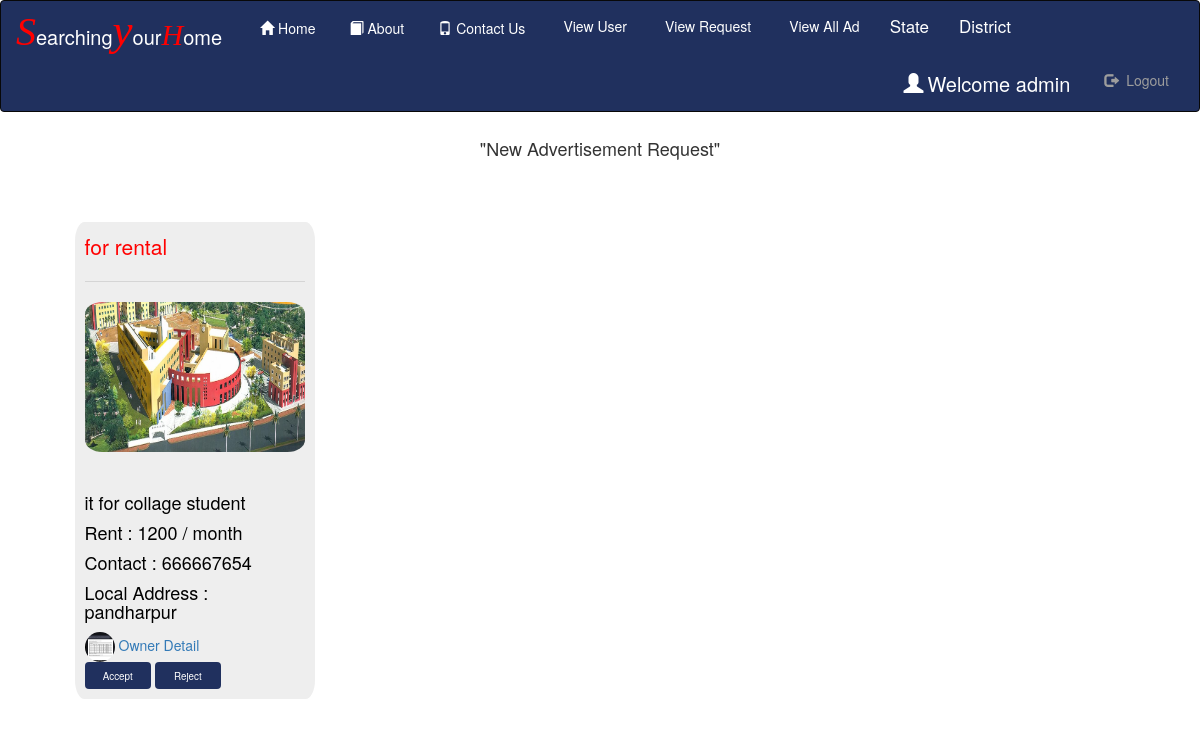
/request (signed in), run on the app's committed database.
### Room/models.py (models this page shows, shortened)
class Owner_Detail(models.Model):
    status = models.ForeignKey(Status,on_delete=models.CASCADE,null=True)
    register=models.ForeignKey(Register,on_delete=models.CASCADE,null=True)
    state=models.ForeignKey(State,on_delete=models.CASCADE,null=True)
    dist=models.ForeignKey(District,on_delete=models.CASCADE,null=True)
    local_add = models.CharField(max_length=100,null=True)
    title=models.CharField(max_length=100,null=True)
    desc=models.CharField(max_length=100,null=True)
    rent=models.IntegerField(null=True)
    img=models.FileField(null=True)

class Register(models.Model):
    user=models.ForeignKey(User,on_delete=models.CASCADE,null=True)
    gen=models.CharField(max_length=30,null=True)
    add=models.CharField(max_length=100,null=True)
    mobile=models.CharField(max_length=10,null=True)
    image=models.FileField(null=True)
    birth=models.DateField(null=True)

### Room/views.py (the view)
# urls.py: path('request', View_Request,name='request'),
def View_Request(request):
    if not request.user.is_staff:
        return redirect('home')
    error=True
    own=Owner_Detail.objects.all()
    d={'data':own}
    return render(request,"request.html",d)

### Room/templates/request.html (shortened to what this page needs)
{% extends 'navigation.html' %}
{% block body %}
<p align="center" style="margin-top:2%;font-size:18px">"New Advertisement Request" </p>
    <div class="row" style="margin:5%">
        {% for i in data %}
        {% if i.status.status == "pending"  %}
        <div class="col-sm-3">
            <div class="jumbotron" style="width:100%;border-radius:4%;padding:4%">
            <p style="color:red">{{i.title}}<hr></p>
                <a href="{% url 'detail' i.id %}" ><img src="{{i.img.url}}" style="border-radius:8%;width:100%;height:150px;"><hr></a>
            <h4 style="color:Black">{{i.desc}}</h4>
            <h4 style="color:black">Rent : {{i.rent}} / month</h4>
            <h4 style="color:black">Contact : {{i.register.mobile}}</h4>
            <h4 style="color:black">Local Address : {{i.local_add}}</h4>
                <a href="{% url 'owner' i.id %}"><img src="{{i.register.image.url}}" style="border-radius:50%;width:30px;height:30px"> Owner Detail</a>
                <br><button id="id2"><a href="{% url 'change' 1 i.id %}" style="color:white">Accept</a></button>
                <button id="id2"><a href="{% url 'change' 2 i.id %}" style="color:white">Reject</a></button>
            </div>
            </div>
        {% endif %}
        {% endfor %}
    </div>
{% endblock %}

### Room/templates/navigation.html (shortened to what this page needs)
<!DOCTYPE html>
<html lang="en">
{% load static %}
<head>
  <link rel="stylesheet" href="https://maxcdn.bootstrapcdn.com/bootstrap/3.3.6/css/bootstrap.min.css">
    <link rel = stylesheet href = "https://cdn.datatables.net/1.10.20/css/jquery.dataTables.min.css">
</head>
<body>
<nav class="navbar navbar-inverse" style="padding:0px;margin:0px;background-color:#20305E;color:white;>
  <div class="container-fluid" style="padding:0px;margin:0px">
    <div class="navbar-header" style="margin-bottom:4px;margin-right:4px;">
      <a class="navbar-brand" href="#"><span style="font-size:40px;color:Red"><i style="font-family:cursive">S</i></span><span style="font-size:20px;color:white">earching</span><span style="font-size:45px;color:Red"><i style="font-family:cursive">y</i></span><span style="font-size:20px;color:white">our</span><span style="font-size:30px;color:Red"><i style="font-family:cursive">H</i></span><span style="font-size:20px;color:white">ome</span></a>
    </div>
    <ul class="nav navbar-nav">
      <li><a href="{% url 'home' %}" style = "color : white" ><span class="glyphicon glyphicon-home" style="padding:4px"></span>Home</a></li>
        <li><a href="{% url 'about' %}" style = "color : white"><span class="glyphicon glyphicon-book" style="padding:4px"></span>About</a></li>
        <li><a href="{% url 'contact' %}" style = "color : white"><span class="glyphicon glyphicon-phone" style="padding:4px"></span>Contact Us</a></li>
      {% if not request.user.is_staff %}
      <li><a href="{% url 'search' %}" style = "color : white"><span class="glyphicon glyphicon-search" style="padding:4px"></span>Search Home</a></li>
      {% if request.user.username %}
        <li><a href="{% url 'rent1' %}" style = "color : white"><span class="glyphicon glyphicon-plus" style="padding:4px"></span>Add HomeOnRent</a></li>
      <li><a href="{% url 'img' %}" style = "color : white"><span class="glyphicon glyphicon-View" style="padding:4px"></span>View My Ad</a></li>
    {% endif %}
        {% else %}
      <li><a href="{% url 'view_user' %}" style = "color : white"><span class="glyphicon glyphicon-View" style="padding:4px"></span>View User</a></li>
      <li><a href="{% url 'request' %}" style = "color : white"><span class="glyphicon glyphicon-View" style="padding:4px"></span>View Request</a></li>
      <li><a href="{% url 'alladd' %}" style = "color : white"><span class="glyphicon glyphicon-View" style="padding:4px"></span>View All Ad</a></li>
        <li class="nav-item dropdown">
      <a class="nav-link dropdown-toggle" href="#" id="navbardrop" data-toggle="dropdown" style="font-size:17px;color : white">
        State
      </a>
    </li>
       <li class="nav-item dropdown">
      <a class="nav-link dropdown-toggle" href="#" id="navbardrop" data-toggle="dropdown" style="font-size:17px;color : white ">
        District
      </a>
    </li>
        {% endif %}
    </ul>
    {% if request.user.username %}
    <ul class="nav navbar-nav navbar-right">
      <li><a href="{% url 'user_detail' %}" style="color:white;font-size:20px"> <span class="glyphicon glyphicon-user" style="padding:4px;"></span>Welcome  {{request.user.username}}</a></li>
      <li><a href="{% url 'logout' %}" style="margin-right:30px"><span class="glyphicon glyphicon-log-out" style="padding:4px;"></span> Logout</a></li>
    </ul>
    {% endif %}
</nav>
{% block body %}
{% endblock %}
</body>
</html>

### Room/templates/request.html (style rules this page uses)
#id2 { background-color: #20305E; color: white; border: none; border-radius: 4px; cursor: pointer; margin:0px; padding:0px; height:27px; width:30%; font-size:70%; }

### data on the page
Owner_Detail: title "for rental", img (picture), desc "it for collage student", rent "1200", register.mobile "666667654", local_add "pandharpur", register.image (picture)

### other printed values
{{ request.user.username }} "admin"
